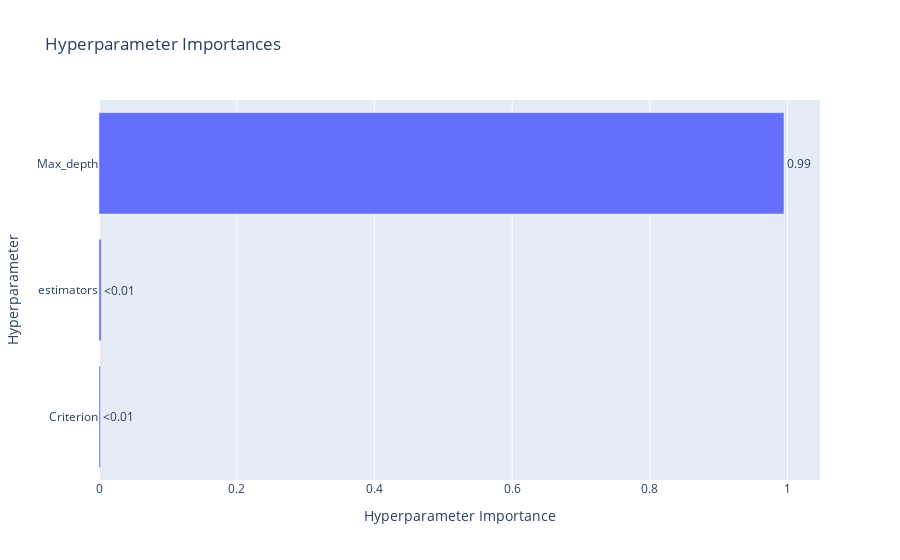

The code cell stored with this chart in its notebook:
### Code cell
optuna.visualization.plot_param_importances(studyRF)

### Figure 1 — Plotly figure (JSON) as saved in the notebook; plotly's stock layout.template omitted (floating-point values rounded to 4 significant figures)
{"data": [{"cliponaxis": false, "hovertemplate": ["Criterion (CategoricalDistribution): 0.0020913460568529243<extra></extra>", "estimators (IntDistribution): 0.0031384262303073523<extra></extra>", "Max_depth (IntDistribution): 0.9947702277128397<extra></extra>"], "name": "Objective Value", "orientation": "h", "text": ["<0.01", "<0.01", "0.99"], "textposition": "outside", "type": "bar", "x": [0.002091, 0.003138, 0.9948], "y": ["Criterion", "estimators", "Max_depth"]}], "layout": {"title": {"text": "Hyperparameter Importances"}, "xaxis": {"title": {"text": "Hyperparameter Importance"}}, "yaxis": {"title": {"text": "Hyperparameter"}}}}
